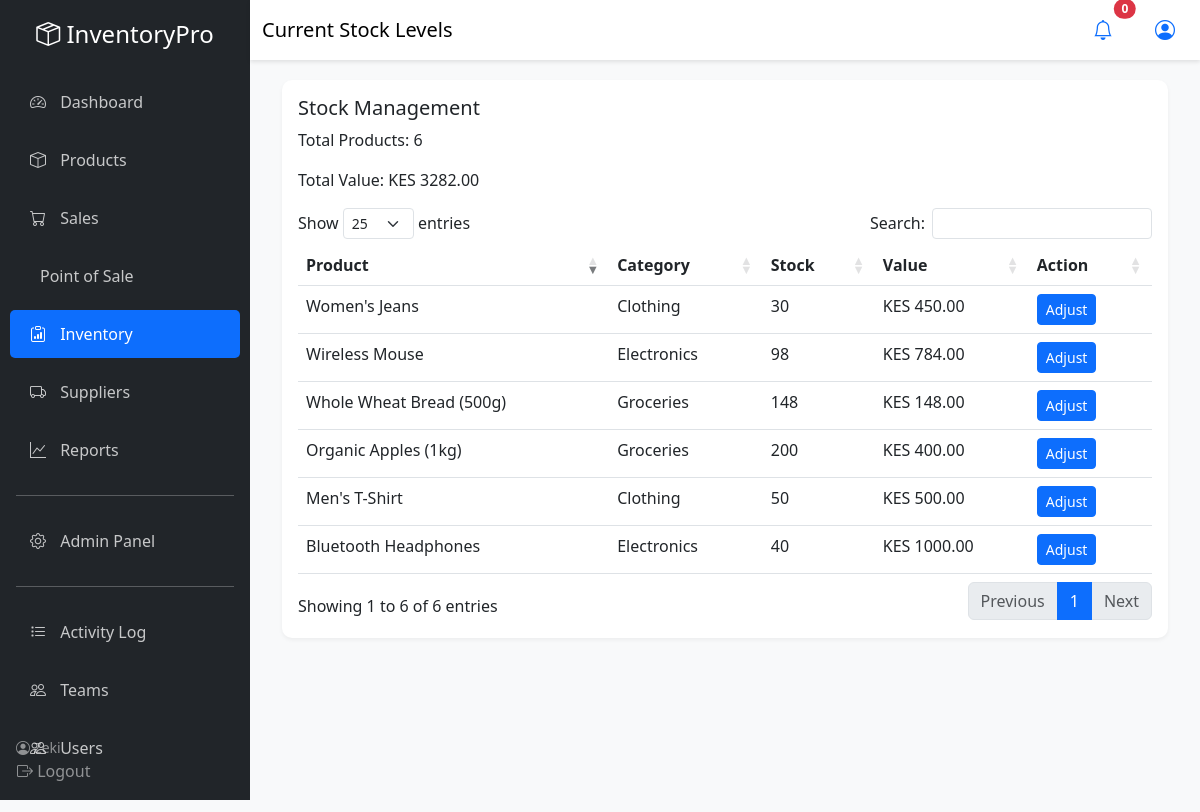
Screenshot of /inventory/ (signed in) with the database file from the repository.
### apps/products/models.py (models this page shows, shortened)
class Product(models.Model):
    name = models.CharField(max_length=200)
    sku = models.CharField(max_length=50, unique=True, help_text="Stock Keeping Unit")
    barcode = models.CharField(max_length=100, blank=True, null=True, unique=True)
    category = models.ForeignKey(Category, on_delete=models.SET_NULL, null=True, related_name='products')
    description = models.TextField(blank=True)
    image = models.ImageField(upload_to='products/', blank=True, null=True)
    cost_price = models.DecimalField(max_digits=10, decimal_places=2, validators=[MinValueValidator(Decimal('0.00'))])
    selling_price = models.DecimalField(max_digits=10, decimal_places=2, validators=[MinValueValidator(Decimal('0.00'))])
    current_stock = models.IntegerField(default=0, validators=[MinValueValidator(0)])
    reorder_level = models.IntegerField(default=10, validators=[MinValueValidator(0)])
    is_active = models.BooleanField(default=True)
    created_by = models.ForeignKey(User, on_delete=models.SET_NULL, null=True, related_name='created_products')
    created_at = models.DateTimeField(auto_now_add=True)
    updated_at = models.DateTimeField(auto_now=True)
    class Meta:
        ordering = ['-created_at']
        indexes = [
            models.Index(fields=['sku']),
            models.Index(fields=['barcode']),
            models.Index(fields=['name']),
        ]
    @property
    def stock_value(self):
        return self.current_stock * self.cost_price

class Category(models.Model):
    name = models.CharField(max_length=100, unique=True)
    description = models.TextField(blank=True)
    created_at = models.DateTimeField(auto_now_add=True)
    class Meta:
        verbose_name_plural = "Categories"
        ordering = ['name']

### apps/inventory/views.py (the view)
# urls.py: path('', views.stock_list, name='stock_list'),
@login_required
def stock_list(request):
    products = Product.objects.select_related('category').filter(is_active=True)
    total_value = sum(p.stock_value for p in products)
    low_stock_count = products.filter(current_stock__lte=F('reorder_level')).count()
    out_of_stock = products.filter(current_stock=0).count()
    context = {
        'products': products,
        'total_value': total_value,
        'low_stock_count': low_stock_count,
        'out_of_stock': out_of_stock,
    }
    return render(request, 'inventory/stock_list.html', context)

### config/context_processors.py (called while the page is built)
def inventory_context(request):
    if request.user.is_authenticated:
        low_stock_count = Product.objects.filter(
            is_active=True,
            current_stock__lte=F('reorder_level')
        ).count()
        return {
            'low_stock_count': low_stock_count
        }
    return {}

### templates/inventory/stock_list.html (shortened to what this page needs)
{% extends 'base.html' %}
{% block page_title %}Current Stock Levels{% endblock %}
{% block content %}
<div class="container-fluid">
    <div class="card card-custom">
        <div class="card-body">
            <h5>Stock Management</h5>
            <p>Total Products: {{ products.count }}</p>
            <p>Total Value: KES {{ total_value|floatformat:2 }}</p>
            <table class="table datatable">
                <thead>
                    <tr>
                        <th>Product</th>
                        <th>Category</th>
                        <th>Stock</th>
                        <th>Value</th>
                        <th>Action</th>
                    </tr>
                </thead>
                <tbody>
                    {% for product in products %}
                    <tr>
                        <td>{{ product.name }}</td>
                        <td>{{ product.category.name|default:"-" }}</td>
                        <td>{{ product.current_stock }}</td>
                        <td>KES {{ product.stock_value|floatformat:2 }}</td>
                        <td>
                            <a href="{% url 'inventory:adjust_stock' product.id %}" class="btn btn-sm btn-primary">
                                Adjust
                            </a>
                        </td>
                    </tr>
                    {% endfor %}
                </tbody>
            </table>
        </div>
    </div>
</div>
{% endblock %}

### templates/base.html (shortened to what this page needs)
<!DOCTYPE html>
{% load static %}
<html lang="en">
<head>
    <link href="https://cdn.jsdelivr.net/npm/bootstrap@5.3.0/dist/css/bootstrap.min.css" rel="stylesheet">
    <link rel="stylesheet" href="https://cdn.jsdelivr.net/npm/bootstrap-icons@1.11.0/font/bootstrap-icons.css">
    <link rel="stylesheet" href="https://cdn.datatables.net/1.13.6/css/dataTables.bootstrap5.min.css">
</head>
<body>
    <nav class="sidebar" id="sidebar">
        <div class="text-center mb-4">
            <h4 class="text-white">
                <i class="bi bi-box-seam"></i> InventoryPro
            </h4>
        </div>
        <ul class="nav flex-column">
            <li class="nav-item">
                <a class="nav-link {% if request.path == '/dashboard/' %}active{% endif %}" href="{% url 'dashboard' %}">
                    <i class="bi bi-speedometer2"></i> Dashboard
                </a>
            </li>
            <li class="nav-item">
                <a class="nav-link {% if 'products' in request.path %}active{% endif %}" href="{% url 'products:product_list' %}">
                    <i class="bi bi-box"></i> Products
                </a>
            </li>
            <li class="nav-item">
                <a class="nav-link {% if 'sales' in request.path %}active{% endif %}" href="{% url 'sales:sales_list' %}">
                    <i class="bi bi-cart"></i> Sales
                </a>
            </li>
            <li class="nav-item">
                <a class="nav-link {% if 'pos' in request.path %}active{% endif %}" href="{% url 'sales:new_sale' %}">
                     Point of Sale
                </a>
            </li>
            <li class="nav-item">
                <a class="nav-link {% if 'inventory' in request.path %}active{% endif %}" href="{% url 'inventory:stock_list' %}">
                    <i class="bi bi-clipboard-data"></i> Inventory
                </a>
            </li>
            <li class="nav-item">
                <a class="nav-link {% if 'suppliers' in request.path %}active{% endif %}" href="{% url 'suppliers:supplier_list' %}">
                    <i class="bi bi-truck"></i> Suppliers
                </a>
            </li>
            <li class="nav-item">
                <a class="nav-link {% if 'reports' in request.path %}active{% endif %}" href="{% url 'reports:dashboard' %}">
                    <i class="bi bi-graph-up"></i> Reports
                </a>
            </li>
            <hr class="text-white mx-3">
            <li class="nav-item">
                <a class="nav-link" href="{% url 'admin:index' %}">
                    <i class="bi bi-gear"></i> Admin Panel
                </a>
            </li>
        {% if user.is_superuser or user.profile.role.name in "ADMIN,MANAGER" %}
            <hr class="text-white mx-3">
            <li class="nav-item">
                <a class="nav-link {% if 'activity' in request.path %}active{% endif %}" href="{% url 'users:activity_log' %}">
                    <i class="bi bi-list-task"></i> Activity Log
                </a>
            </li>
            <li class="nav-item">
                <a class="nav-link {% if 'teams' in request.path %}active{% endif %}" href="{% url 'users:team_list' %}">
                    <i class="bi bi-people"></i> Teams
                </a>
            </li>
            <li class="nav-item">
                <a class="nav-link {% if 'users' in request.path %}active{% endif %}" href="{% url 'users:user_list' %}">
                    <i class="bi bi-people"></i> Users
                </a>
            </li>
        {% endif %}
        </ul>
        <div class="position-absolute bottom-0 w-100 p-3">
            <div class="text-white-50 small">
                <i class="bi bi-person-circle"></i> {{ user.username }}
                <br>
                <form method="POST" action="{% url 'logout' %}" class="d-inline">
                    <button class="btn btn-link text-white-50 text-decoration-none p-0 m-0">
                        <i class="bi bi-box-arrow-right"></i> Logout
                    </button>
                </form>
            </div>
        </div>
    </nav>
    <nav class="navbar navbar-top navbar-expand-lg navbar-light sticky-top">
        <div class="container-fluid">
            <span class="navbar-brand mb-0 h1">{% block page_title %}Dashboard{% endblock %}</span>
            <div class="d-flex align-items-center">
                <div class="dropdown">
                    <button class="btn btn-link position-relative" data-bs-toggle="dropdown">
                        <i class="bi bi-bell fs-5"></i>
                        <span class="position-absolute top-0 start-100 translate-middle badge rounded-pill bg-danger">
                            {{ low_stock_count }}
                        </span>
                    </button>
                </div>
                <div class="dropdown ms-3">
                    <button class="btn btn-link" data-bs-toggle="dropdown">
                        <i class="bi bi-person-circle fs-5"></i>
                    </button>
                </div>
            </div>
        </div>
    </nav>
    <main class="main-content">
        {% block content %}{% endblock %}
    </main>
</body>
</html>

### templates/base.html (style rules this page uses)
:root { --sidebar-width: 250px; --primary-color: #0d6efd; --sidebar-bg: #212529; }
body { font-family: 'Segoe UI', Tahoma, Geneva, Verdana, sans-serif; background-color: #f8f9fa; }
.sidebar { position: fixed; top: 0; left: 0; height: 100vh; width: var(--sidebar-width); background-color: var(--sidebar-bg); padding-top: 20px; overflow-y: auto; z-index: 1000; transition: all 0.3s; }
.sidebar .nav-link { color: rgba(255, 255, 255, 0.75); padding: 12px 20px; margin: 5px 10px; border-radius: 5px; transition: all 0.3s; }
.sidebar .nav-link:hover, .sidebar .nav-link.active { background-color: var(--primary-color); color: white; }
.sidebar .nav-link i { margin-right: 10px; width: 20px; }
.main-content { margin-left: var(--sidebar-width); padding: 20px; min-height: 100vh; }
.navbar-top { margin-left: var(--sidebar-width); background-color: white; box-shadow: 0 2px 4px rgba(0,0,0,0.1); }
.card-custom { border: none; border-radius: 10px; box-shadow: 0 2px 4px rgba(0,0,0,0.05); }

### rows the page displays
Product: name "Whole Wheat Bread (500g)", category.name "Groceries", current_stock "148", stock_value "148.00"
Product: name "Organic Apples (1kg)", category.name "Groceries", current_stock "200", stock_value "400.00"
Product: name "Bluetooth Headphones", category.name "Electronics", current_stock "40", stock_value "1000.00"
Product: name "Wireless Mouse", category.name "Electronics", current_stock "98", stock_value "784.00"
Product: name "Women's Jeans", category.name "Clothing", current_stock "30", stock_value "450.00"
Product: name "Men's T-Shirt", category.name "Clothing", current_stock "50", stock_value "500.00"

### other values shown
{{ user.username }} "Zeki"
{{ low_stock_count }} "0"
{{ products.count }} "6"
{{ total_value|floatformat:2 }} "3282.00"
